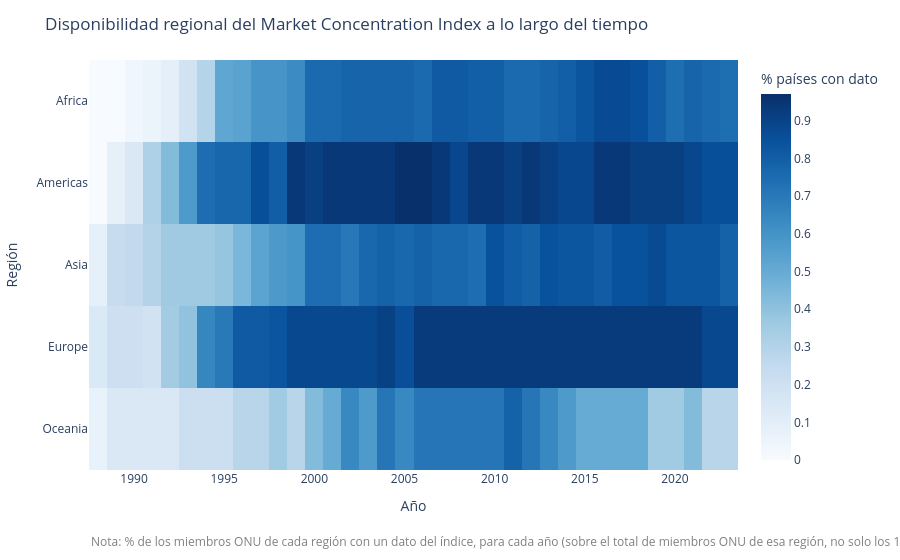

Source (notebook cell):
### Markdown cell above
### Gráfico — Disponibilidad regional en el tiempo (heatmap)

**Objetivo:** ver si la cobertura del índice mejora de forma pareja entre regiones a lo largo del tiempo, o si hay regiones sistemáticamente rezagadas — mismo chequeo hecho para el WDI y para V-Dem.

### Code cell
n_paises_por_region_mc = df_onu_base.groupby("Region Name")["ISO-alpha3"].nunique()

anios_totales_mc = list(range(
    int(df_market_concentration_onu["year"].min()), int(df_market_concentration_onu["year"].max()) + 1
))

celdas_con_dato_region_anio_mc = (
    df_market_concentration_onu.groupby(["year", "Region Name"]).size().unstack("Region Name")
    .reindex(anios_totales_mc, fill_value=0)
)
densidad_region_anio_mc = celdas_con_dato_region_anio_mc.div(n_paises_por_region_mc, axis=1).fillna(0)
matriz_region_anio_mc = densidad_region_anio_mc.T

fig_heatmap_region_mc = px.imshow(
    matriz_region_anio_mc,
    labels=dict(x="Año", y="Región", color="% países con dato"),
    x=matriz_region_anio_mc.columns,
    y=matriz_region_anio_mc.index,
    color_continuous_scale="Blues",
    aspect="auto",
)
fig_heatmap_region_mc.update_layout(
    title="Disponibilidad regional del Market Concentration Index a lo largo del tiempo",
    margin=dict(b=90),
)
fig_heatmap_region_mc.add_annotation(
    text="Nota: % de los miembros ONU de cada región con un dato del índice, para cada año (sobre el total de miembros ONU de esa región, no solo los 178 con match).",
    xref="paper", yref="paper", x=0, y=-0.2, showarrow=False,
    font=dict(size=12, color="gray"), align="left",
)

figuras_reporte.append(("heatmap_region_anio_mc", fig_heatmap_region_mc))
fig_heatmap_region_mc.show()

### Figure 1 — Plotly figure (JSON) as saved in the notebook; plotly's stock layout.template omitted (floating-point values rounded to 4 significant figures; data arrays with more than 128 entries replaced by an {"elided": "..."} marker saying what was removed)
{"data": [{"coloraxis": "coloraxis", "hovertemplate": "Año: %{x}<br>Región: %{y}<br>% países con dato: %{z}<extra></extra>", "name": "0", "type": "heatmap", "x": [1988, 1989, 1990, 1991, 1992, 1993, 1994, 1995, 1996, 1997, 1998, 1999, 2000, 2001, 2002, 2003, 2004, 2005, 2006, 2007, 2008, 2009, 2010, 2011, 2012, 2013, 2014, 2015, 2016, 2017, 2018, 2019, 2020, 2021, 2022, 2023], "xaxis": "x", "y": ["Africa", "Americas", "Asia", "Europe", "Oceania"], "yaxis": "y", "z": {"elided": "5x36 float values"}}], "layout": {"annotations": [{"align": "left", "font": {"color": "gray", "size": 12}, "showarrow": false, "text": "Nota: % de los miembros ONU de cada región con un dato del índice, para cada año (sobre el total de miembros ONU de esa región, no solo los 178 con match).", "x": 0, "xref": "paper", "y": -0.2, "yref": "paper"}], "coloraxis": {"colorbar": {"title": {"text": "% países con dato"}}, "colorscale": [[0, "rgb(247,251,255)"], [0.125, "rgb(222,235,247)"], [0.25, "rgb(198,219,239)"], [0.375, "rgb(158,202,225)"], [0.5, "rgb(107,174,214)"], [0.625, "rgb(66,146,198)"], [0.75, "rgb(33,113,181)"], [0.875, "rgb(8,81,156)"], [1, "rgb(8,48,107)"]]}, "margin": {"b": 90, "t": 60}, "title": {"text": "Disponibilidad regional del Market Concentration Index a lo largo del tiempo"}, "xaxis": {"anchor": "y", "domain": [0, 1], "title": {"text": "Año"}}, "yaxis": {"anchor": "x", "autorange": "reversed", "domain": [0, 1], "title": {"text": "Región"}}}}
